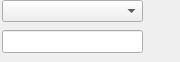
     <widget class="QWidget" name="pageAdvanced1">
      <widget class="QLineEdit" name="editAdvanced">
       <property name="geometry">
        <rect>
         <x>2</x>
         <y>30</y>
         <width>141</width>
         <height>23</height>
        </rect>
       </property>
       <property name="toolTip">
        <string/>
       </property>
       <property name="text">
        <string/>
       </property>
      </widget>
      <widget class="QToolButton" name="PickTestAdvanced">
       <property name="geometry">
        <rect>
         <x>149</x>
         <y>30</y>
         <width>22</width>
         <height>22</height>
        </rect>
       </property>
       <property name="palette">
        <palette>
         <active>
          <colorrole role="WindowText">
           <brush brushstyle="SolidPattern">
            <color alpha="255">
             <red>0</red>
             <green>64</green>
             <blue>128</blue>
            </color>
           </brush>
          </colorrole>
          <colorrole role="Button">
           <brush brushstyle="SolidPattern">
            <color alpha="255">
             <red>255</red>
             <green>255</green>
             <blue>204</blue>
            </color>
           </brush>
          </colorrole>
          <colorrole role="Light">
           <brush brushstyle="SolidPattern">
            <color alpha="255">
             <red>255</red>
             <green>255</green>
             <blue>255</blue>
            </color>
           </brush>
          </colorrole>
          <colorrole role="Midlight">
           <brush brushstyle="SolidPattern">
            <color alpha="255">
             <red>237</red>
             <green>228</green>
             <blue>219</blue>
            </color>
           </brush>
          </colorrole>
          <colorrole role="Dark">
           <brush brushstyle="SolidPattern">
            <color alpha="255">
             <red>128</red>
             <green>128</green>
             <blue>128</blue>
            </color>
           </brush>
          </colorrole>
          <colorrole role="Mid">
           <brush brushstyle="SolidPattern">
            <color alpha="255">
             <red>144</red>
             <green>139</green>
             <blue>133</blue>
            </color>
           </brush>
          </colorrole>
          <colorrole role="Text">
           <brush brushstyle="SolidPattern">
            <color alpha="255">
             <red>0</red>
             <green>0</green>
             <blue>0</blue>
            </color>
           </brush>
          </colorrole>
          <colorrole role="BrightText">
           <brush brushstyle="SolidPattern">
            <color alpha="255">
             <red>255</red>
             <green>255</green>
             <blue>255</blue>
            </color>
           </brush>
          </colorrole>
          <colorrole role="ButtonText">
           <brush brushstyle="SolidPattern">
            <color alpha="255">
             <red>0</red>
             <green>0</green>
             <blue>0</blue>
            </color>
           </brush>
          </colorrole>
          <colorrole role="Base">
           <brush brushstyle="SolidPattern">
            <color alpha="255">
             <red>255</red>
             <green>255</green>
             <blue>255</blue>
            </color>
           </brush>
          </colorrole>
          <colorrole role="Window">
           <brush brushstyle="SolidPattern">
            <color alpha="255">
             <red>255</red>
             <green>255</green>
             <blue>204</blue>
            </color>
           </brush>
          </colorrole>
          <colorrole role="Shadow">
           <brush brushstyle="SolidPattern">
            <color alpha="255">
             <red>64</red>
             <green>64</green>
             <blue>64</blue>
            </color>
           </brush>
          </colorrole>
          <colorrole role="Highlight">
           <brush brushstyle="SolidPattern">
            <color alpha="255">
             <red>0</red>
             <green>36</green>
             <blue>104</blue>
            </color>
           </brush>
          </colorrole>
          <colorrole role="HighlightedText">
           <brush brushstyle="SolidPattern">
            <color alpha="255">
             <red>255</red>
             <green>255</green>
             <blue>255</blue>
            </color>
           </brush>
          </colorrole>
          <colorrole role="Link">
           <brush brushstyle="SolidPattern">
            <color alpha="255">
             <red>0</red>
             <green>0</green>
             <blue>255</blue>
            </color>
           </brush>
          </colorrole>
          <colorrole role="LinkVisited">
           <brush brushstyle="SolidPattern">
            <color alpha="255">
             <red>255</red>
             <green>0</green>
             <blue>255</blue>
            </color>
           </brush>
          </colorrole>
         </active>
         <inactive>
          <colorrole role="WindowText">
           <brush brushstyle="SolidPattern">
            <color alpha="255">
             <red>0</red>
             <green>64</green>
             <blue>128</blue>
            </color>
           </brush>
          </colorrole>
          <colorrole role="Button">
           <brush brushstyle="SolidPattern">
            <color alpha="255">
             <red>255</red>
             <green>255</green>
             <blue>204</blue>
            </color>
           </brush>
          </colorrole>
          <colorrole role="Light">
           <brush brushstyle="SolidPattern">
            <color alpha="255">
             <red>255</red>
             <green>255</green>
             <blue>255</blue>
            </color>
           </brush>
          </colorrole>
          <colorrole role="Midlight">
           <brush brushstyle="SolidPattern">
            <color alpha="255">
             <red>237</red>
             <green>228</green>
             <blue>219</blue>
            </color>
           </brush>
          </colorrole>
          <colorrole role="Dark">
           <brush brushstyle="SolidPattern">
            <color alpha="255">
             <red>128</red>
             <green>128</green>
             <blue>128</blue>
            </color>
           </brush>
          </colorrole>
          <colorrole role="Mid">
           <brush brushstyle="SolidPattern">
            <color alpha="255">
             <red>144</red>
             <green>139</green>
             <blue>133</blue>
            </color>
           </brush>
          </colorrole>
          <colorrole role="Text">
           <brush brushstyle="SolidPattern">
            <color alpha="255">
             <red>0</red>
             <green>0</green>
             <blue>0</blue>
            </color>
           </brush>
          </colorrole>
          <colorrole role="BrightText">
           <brush brushstyle="SolidPattern">
            <color alpha="255">
             <red>255</red>
             <green>255</green>
             <blue>255</blue>
            </color>
           </brush>
          </colorrole>
          <colorrole role="ButtonText">
           <brush brushstyle="SolidPattern">
            <color alpha="255">
             <red>0</red>
             <green>0</green>
             <blue>0</blue>
            </color>
           </brush>
          </colorrole>
          <colorrole role="Base">
           <brush brushstyle="SolidPattern">
            <color alpha="255">
             <red>255</red>
             <green>255</green>
             <blue>255</blue>
            </color>
           </brush>
          </colorrole>
          <colorrole role="Window">
           <brush brushstyle="SolidPattern">
            <color alpha="255">
             <red>255</red>
             <green>255</green>
             <blue>204</blue>
            </color>
           </brush>
          </colorrole>
          <colorrole role="Shadow">
           <brush brushstyle="SolidPattern">
            <color alpha="255">
             <red>64</red>
             <green>64</green>
             <blue>64</blue>
            </color>
           </brush>
          </colorrole>
          <colorrole role="Highlight">
           <brush brushstyle="SolidPattern">
            <color alpha="255">
             <red>216</red>
             <green>208</green>
             <blue>200</blue>
            </color>
           </brush>
          </colorrole>
          <colorrole role="HighlightedText">
           <brush brushstyle="SolidPattern">
            <color alpha="255">
             <red>0</red>
             <green>0</green>
             <blue>0</blue>
            </color>
           </brush>
          </colorrole>
          <colorrole role="Link">
           <brush brushstyle="SolidPattern">
            <color alpha="255">
             <red>0</red>
             <green>0</green>
             <blue>255</blue>
            </color>
           </brush>
          </colorrole>
          <colorrole role="LinkVisited">
           <brush brushstyle="SolidPattern">
            <color alpha="255">
             <red>255</red>
             <green>0</green>
             <blue>255</blue>
            </color>
           </brush>
          </colorrole>
         </inactive>
         <disabled>
          <colorrole role="WindowText">
           <brush brushstyle="SolidPattern">
            <color alpha="255">
             <red>0</red>
             <green>64</green>
             <blue>128</blue>
            </color>
           </brush>
          </colorrole>
          <colorrole role="Button">
           <brush brushstyle="SolidPattern">
            <color alpha="255">
             <red>255</red>
             <green>255</green>
             <blue>204</blue>
            </color>
           </brush>
          </colorrole>
          <colorrole role="Light">
           <brush brushstyle="SolidPattern">
            <color alpha="255">
             <red>255</red>
             <green>255</green>
             <blue>255</blue>
            </color>
           </brush>
          </colorrole>
          <colorrole role="Midlight">
           <brush brushstyle="SolidPattern">
            <color alpha="255">
             <red>235</red>
             <green>231</green>
             <blue>227</blue>
            </color>
           </brush>
          </colorrole>
          <colorrole role="Dark">
           <brush brushstyle="SolidPattern">
            <color alpha="255">
             <red>128</red>
             <green>128</green>
             <blue>128</blue>
            </color>
           </brush>
          </colorrole>
          <colorrole role="Mid">
           <brush brushstyle="SolidPattern">
            <color alpha="255">
             <red>144</red>
             <green>139</green>
             <blue>133</blue>
            </color>
           </brush>
          </colorrole>
          <colorrole role="Text">
           <brush brushstyle="SolidPattern">
            <color alpha="255">
             <red>108</red>
             <green>104</green>
             <blue>100</blue>
            </color>
           </brush>
          </colorrole>
          <colorrole role="BrightText">
           <brush brushstyle="SolidPattern">
            <color alpha="255">
             <red>255</red>
             <green>255</green>
             <blue>255</blue>
            </color>
           </brush>
          </colorrole>
          <colorrole role="ButtonText">
           <brush brushstyle="SolidPattern">
            <color alpha="255">
             <red>108</red>
             <green>104</green>
             <blue>100</blue>
            </color>
           </brush>
          </colorrole>
          <colorrole role="Base">
           <brush brushstyle="SolidPattern">
            <color alpha="255">
             <red>255</red>
             <green>255</green>
             <blue>255</blue>
            </color>
           </brush>
          </colorrole>
          <colorrole role="Window">
           <brush brushstyle="SolidPattern">
            <color alpha="255">
             <red>255</red>
             <green>255</green>
             <blue>204</blue>
            </color>
           </brush>
          </colorrole>
          <colorrole role="Shadow">
           <brush brushstyle="SolidPattern">
            <color alpha="255">
             <red>0</red>
             <green>0</green>
             <blue>0</blue>
            </color>
           </brush>
          </colorrole>
          <colorrole role="Highlight">
           <brush brushstyle="SolidPattern">
            <color alpha="255">
             <red>0</red>
             <green>36</green>
             <blue>104</blue>
            </color>
           </brush>
          </colorrole>
          <colorrole role="HighlightedText">
           <brush brushstyle="SolidPattern">
            <color alpha="255">
             <red>255</red>
             <green>255</green>
             <blue>255</blue>
            </color>
           </brush>
          </colorrole>
          <colorrole role="Link">
           <brush brushstyle="SolidPattern">
            <color alpha="255">
             <red>0</red>
             <green>0</green>
             <blue>255</blue>
            </color>
           </brush>
          </colorrole>
          <colorrole role="LinkVisited">
           <brush brushstyle="SolidPattern">
            <color alpha="255">
             <red>255</red>
             <green>0</green>
             <blue>255</blue>
            </color>
           </brush>
          </colorrole>
         </disabled>
        </palette>
       </property>
       <property name="toolTip">
        <string>Pick tests from list</string>
       </property>
       <property name="text">
        <string/>
       </property>
       <property name="icon">
        <iconset resource="gex.qrc">
         <normaloff>:/gex/icons/combo.png</normaloff>:/gex/icons/combo.png</iconset>
       </property>
       <property name="iconSize">
        <size>
         <width>32</width>
         <height>32</height>
        </size>
       </property>
       <property name="autoRaise">
        <bool>true</bool>
       </property>
      </widget>
      <widget class="QComboBox" name="comboAdvanced">
       <property name="geometry">
        <rect>
         <x>2</x>
         <y>0</y>
         <width>141</width>
         <height>22</height>
        </rect>
       </property>
      </widget>
     </widget>
